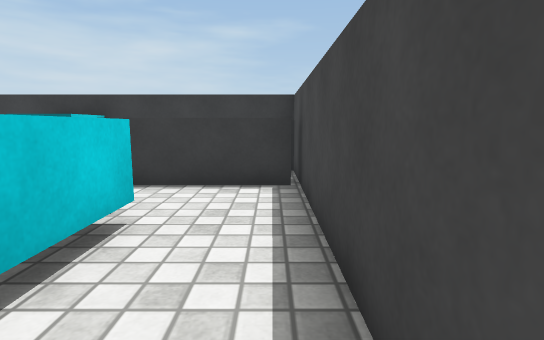
View 1 (above)

16 first-person views from a walk through a scene from a Unity 3-D project. The camera is 0.61 m above the floor, tilts 8° down and sees 80° across. The floor is counted in squares, 0.5 m on a side. Each view is taken from the middle of a square. On the plan, view 1 faces up. The plan holds only what a view shows up to about 14 squares ahead; the rest is blank. Surface patterns are stand-ins for the level's own textures.

View 2
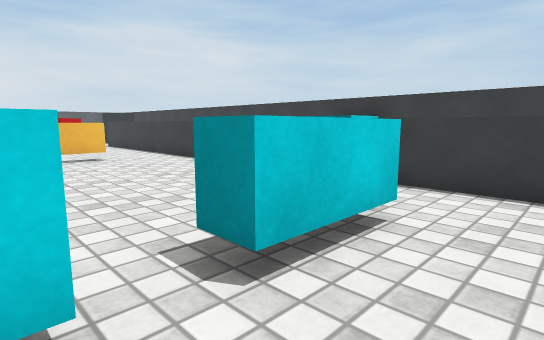

View 3
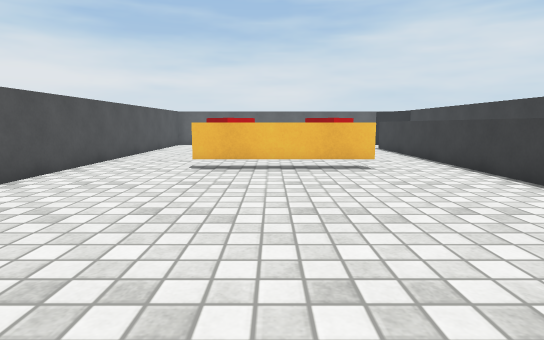

View 4
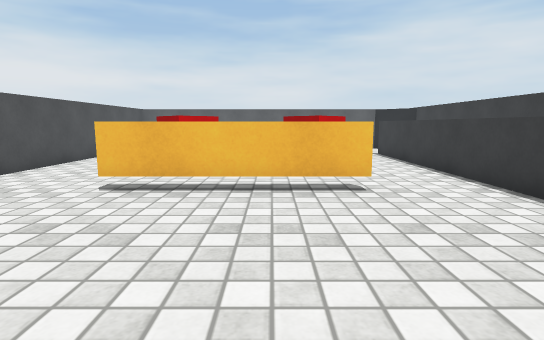

View 5
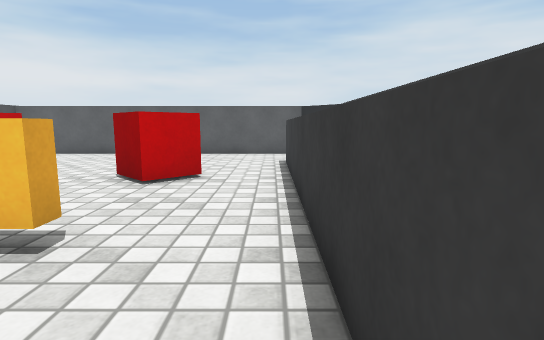

View 6
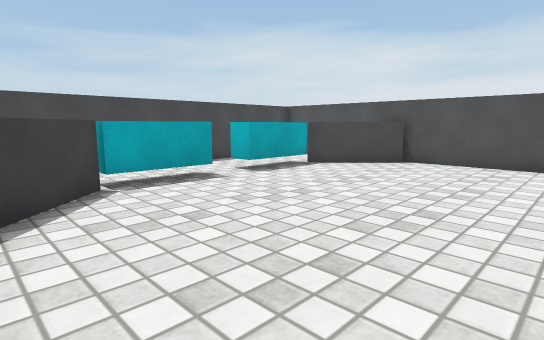

View 7
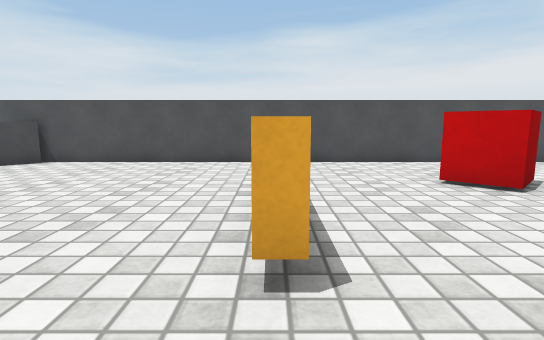

View 8
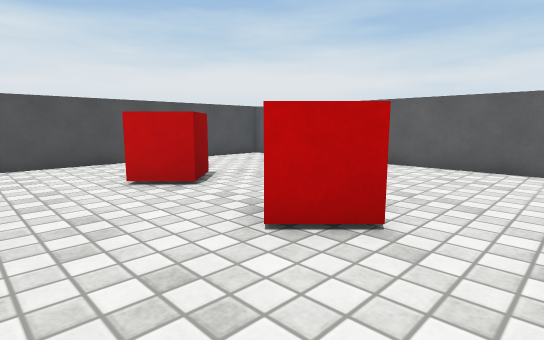

View 9
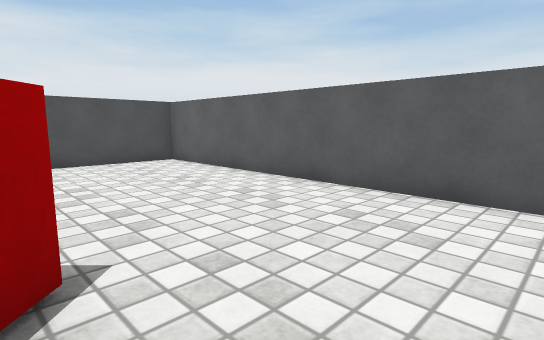

View 10
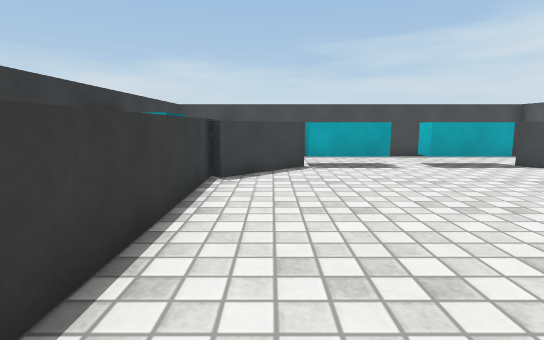

View 11
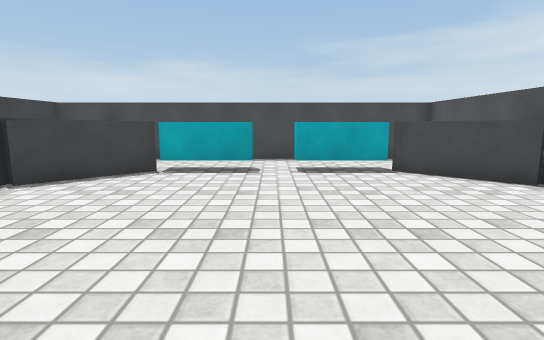

View 12
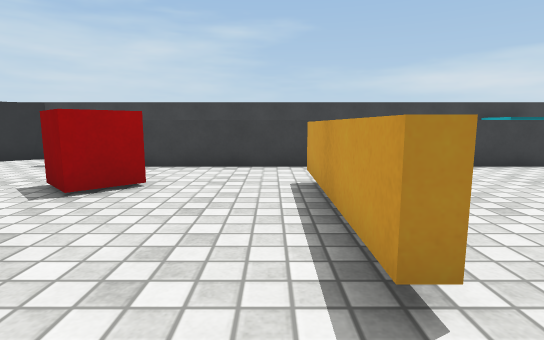

View 13
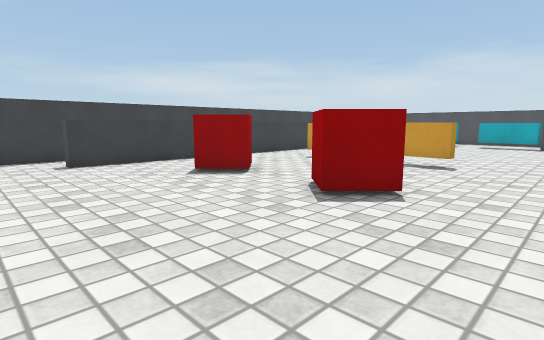

View 14
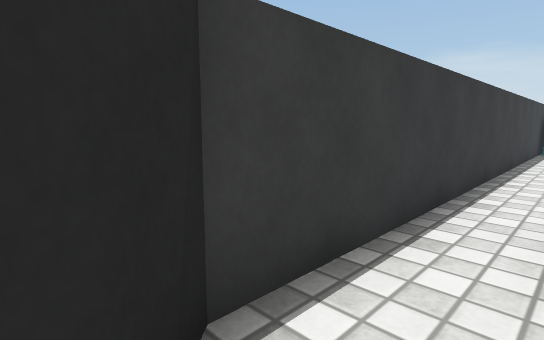

View 15
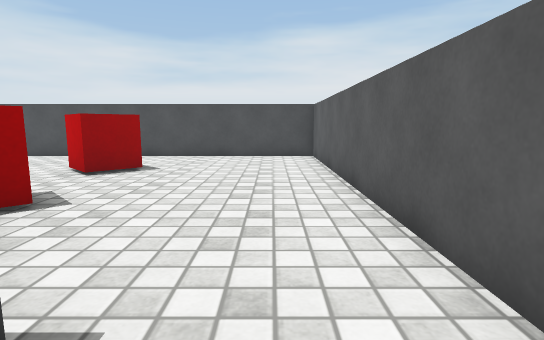

View 16
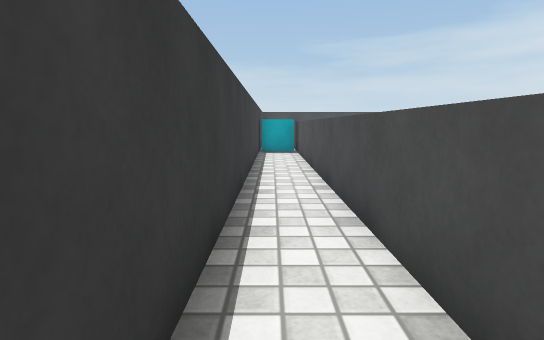

### Floor plan
Points are (right, up) in squares from view 1. A wall is a line through its corners. A room is listed if a view was taken in it or the views show most of it. See-through windows are left out.
Room 1 (views 1, 2, 3, 4, 5, 6, 7, 8, 9, 10, 11, 12, 13, 14, 15, 16)
walls: (-2.6, 4.1) (-4.6, 6.2); (-4.6, -4.3) (-2.6, -2.2); (-18.8, 6.9) (-6.2, 6.9); (-21, 8.6) (-22.6, 7.2) (-22.6, -4.6) (0.6, -4.6) (0.6, 8.6) (-21, 8.6); (0.5, 6.5) (-19.6, 6.5) (-19.6, 6.9)
objects: other object (-17, -1) to (-16, 0); other object (-17, 3) to (-16, 4); other object (-12, -1) to (-12, 4); cyan cube (-6, 8) to (-4, 8); other object (-2, -2) to (-2, 0); other object (-2, 2) to (-2, 4)

Positions as (right, up) in squares from view 1, and headings:
1: (0, 0), facing up
2: (0, 0), facing up-left
3: (-3, 1), facing left
4: (-6, 2), facing left
5: (-9, 6), facing left
6: (-9, 6), facing down-right
7: (-12, 6), facing down
8: (-13, 6), facing down-left
9: (-17, 6), facing down-left
10: (-12, 5), facing right
11: (-11, 1), facing right
12: (-13, -3), facing up
13: (-22, -4), facing up-right
14: (-22, 7), facing up-right
15: (-21, 8), facing down
16: (-20, 8), facing right
